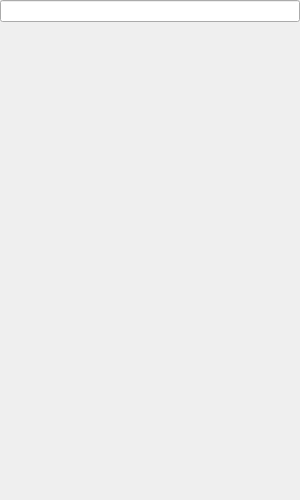
<?xml version="1.0" encoding="UTF-8"?>
<ui version="4.0">
 <class>ListViewExDemo</class>
 <widget class="QWidget" name="ListViewExDemo">
  <property name="geometry">
   <rect>
    <x>0</x>
    <y>0</y>
    <width>300</width>
    <height>500</height>
   </rect>
  </property>
  <property name="windowTitle">
   <string>Form</string>
  </property>
  <layout class="QVBoxLayout" name="verticalLayout" stretch="0,1">
   <property name="leftMargin">
    <number>0</number>
   </property>
   <property name="topMargin">
    <number>0</number>
   </property>
   <property name="rightMargin">
    <number>0</number>
   </property>
   <property name="bottomMargin">
    <number>0</number>
   </property>
   <item>
    <widget class="QLineEdit" name="search"/>
   </item>
   <item>
    <widget class="QStackedWidget" name="stackedWidget">
     <widget class="::Qters::QrWidgets::QrListView" name="searchResultList"/>
     <widget class="TabListviewWidget" name="dataView"/>
    </widget>
   </item>
  </layout>
 </widget>
 <customwidgets>
  <customwidget>
   <class>::Qters::QrWidgets::QrListView</class>
   <extends>QWidget</extends>
   <header>listview/qrlistview.h</header>
   <container>1</container>
  </customwidget>
  <customwidget>
   <class>TabListviewWidget</class>
   <extends>QWidget</extends>
   <header>tablistviewwidget.h</header>
   <container>1</container>
  </customwidget>
 </customwidgets>
 <resources/>
 <connections/>
</ui>
